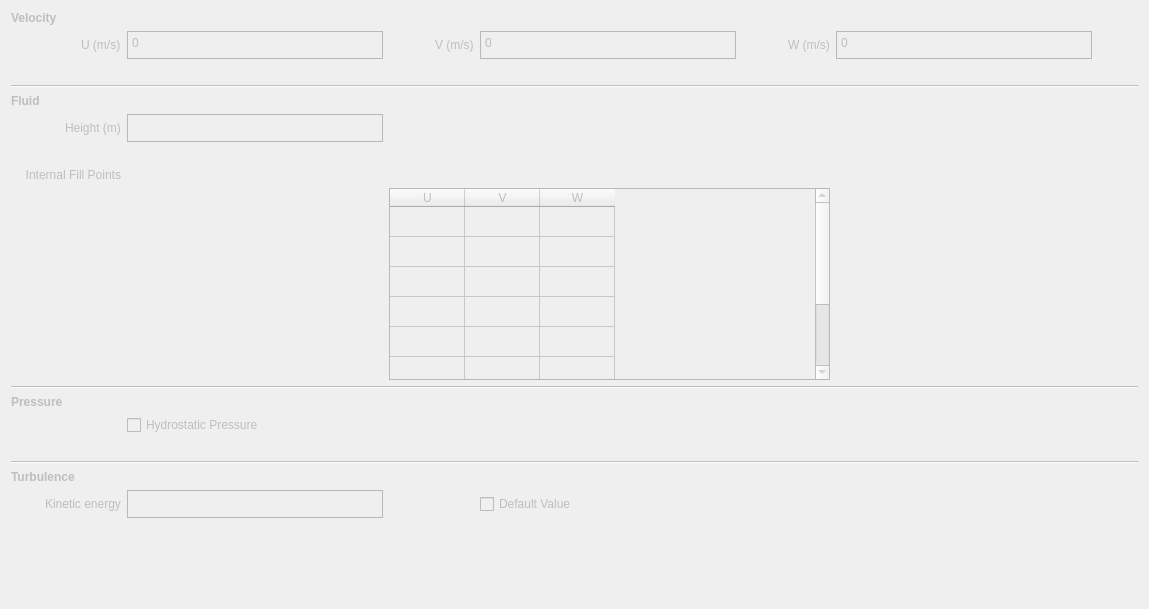
      <widget class="QWidget" name="InitialConditions">
       <property name="enabled">
        <bool>false</bool>
       </property>
       <attribute name="title">
        <string>Initial Conditions</string>
       </attribute>
       <layout class="QGridLayout" name="gridLayout_14">
        <item row="0" column="0">
         <layout class="QGridLayout" name="gridLayout_13">
          <item row="12" column="2">
           <spacer name="verticalSpacer_12">
            <property name="orientation">
             <enum>Qt::Vertical</enum>
            </property>
            <property name="sizeType">
             <enum>QSizePolicy::Fixed</enum>
            </property>
            <property name="sizeHint" stdset="0">
             <size>
              <width>20</width>
              <height>20</height>
             </size>
            </property>
           </spacer>
          </item>
          <item row="0" column="0">
           <widget class="QLabel" name="label_26">
            <property name="font">
             <font>
              <weight>75</weight>
              <bold>true</bold>
             </font>
            </property>
            <property name="text">
             <string>Velocity</string>
            </property>
           </widget>
          </item>
          <item row="1" column="0">
           <spacer name="horizontalSpacer_10">
            <property name="orientation">
             <enum>Qt::Horizontal</enum>
            </property>
            <property name="sizeType">
             <enum>QSizePolicy::Fixed</enum>
            </property>
            <property name="sizeHint" stdset="0">
             <size>
              <width>40</width>
              <height>20</height>
             </size>
            </property>
           </spacer>
          </item>
          <item row="13" column="0" colspan="10">
           <widget class="Line" name="line_5">
            <property name="orientation">
             <enum>Qt::Horizontal</enum>
            </property>
           </widget>
          </item>
          <item row="1" column="4" alignment="Qt::AlignRight">
           <widget class="QLabel" name="label_30">
            <property name="text">
             <string>V (m/s)</string>
            </property>
           </widget>
          </item>
          <item row="1" column="3">
           <spacer name="horizontalSpacer_12">
            <property name="orientation">
             <enum>Qt::Horizontal</enum>
            </property>
            <property name="sizeType">
             <enum>QSizePolicy::Fixed</enum>
            </property>
            <property name="sizeHint" stdset="0">
             <size>
              <width>40</width>
              <height>20</height>
             </size>
            </property>
           </spacer>
          </item>
          <item row="1" column="1" alignment="Qt::AlignRight">
           <widget class="QLabel" name="label_29">
            <property name="text">
             <string>U (m/s)</string>
            </property>
           </widget>
          </item>
          <item row="9" column="0" colspan="10">
           <widget class="Line" name="line_4">
            <property name="orientation">
             <enum>Qt::Horizontal</enum>
            </property>
           </widget>
          </item>
          <item row="6" column="2">
           <spacer name="verticalSpacer_11">
            <property name="orientation">
             <enum>Qt::Vertical</enum>
            </property>
            <property name="sizeType">
             <enum>QSizePolicy::Fixed</enum>
            </property>
            <property name="sizeHint" stdset="0">
             <size>
              <width>20</width>
              <height>20</height>
             </size>
            </property>
           </spacer>
          </item>
          <item row="1" column="2">
           <widget class="QPlainTextEdit" name="initialU">
            <property name="maximumSize">
             <size>
              <width>16777215</width>
              <height>28</height>
             </size>
            </property>
            <property name="plainText">
             <string>0</string>
            </property>
           </widget>
          </item>
          <item row="1" column="9">
           <spacer name="horizontalSpacer_11">
            <property name="orientation">
             <enum>Qt::Horizontal</enum>
            </property>
            <property name="sizeType">
             <enum>QSizePolicy::Fixed</enum>
            </property>
            <property name="sizeHint" stdset="0">
             <size>
              <width>40</width>
              <height>20</height>
             </size>
            </property>
           </spacer>
          </item>
          <item row="1" column="8">
           <widget class="QPlainTextEdit" name="initialW">
            <property name="maximumSize">
             <size>
              <width>16777215</width>
              <height>28</height>
             </size>
            </property>
            <property name="plainText">
             <string>0</string>
            </property>
           </widget>
          </item>
          <item row="10" column="0">
           <widget class="QLabel" name="label_28">
            <property name="font">
             <font>
              <weight>75</weight>
              <bold>true</bold>
             </font>
            </property>
            <property name="text">
             <string>Pressure</string>
            </property>
           </widget>
          </item>
          <item row="5" column="2">
           <widget class="QPlainTextEdit" name="height">
            <property name="maximumSize">
             <size>
              <width>16777215</width>
              <height>28</height>
             </size>
            </property>
           </widget>
          </item>
          <item row="2" column="1">
           <spacer name="verticalSpacer_10">
            <property name="orientation">
             <enum>Qt::Vertical</enum>
            </property>
            <property name="sizeType">
             <enum>QSizePolicy::Fixed</enum>
            </property>
            <property name="sizeHint" stdset="0">
             <size>
              <width>20</width>
              <height>20</height>
             </size>
            </property>
           </spacer>
          </item>
          <item row="5" column="0" colspan="2" alignment="Qt::AlignRight">
           <widget class="QLabel" name="label_32">
            <property name="text">
             <string>Height (m)</string>
            </property>
           </widget>
          </item>
          <item row="3" column="0" colspan="10">
           <widget class="Line" name="line_3">
            <property name="orientation">
             <enum>Qt::Horizontal</enum>
            </property>
           </widget>
          </item>
          <item row="4" column="0">
           <widget class="QLabel" name="label_27">
            <property name="font">
             <font>
              <weight>75</weight>
              <bold>true</bold>
             </font>
            </property>
            <property name="text">
             <string>Fluid</string>
            </property>
           </widget>
          </item>
          <item row="1" column="5">
           <widget class="QPlainTextEdit" name="initialV">
            <property name="maximumSize">
             <size>
              <width>16777215</width>
              <height>28</height>
             </size>
            </property>
            <property name="plainText">
             <string>0</string>
            </property>
           </widget>
          </item>
          <item row="1" column="7" alignment="Qt::AlignRight">
           <widget class="QLabel" name="label_31">
            <property name="text">
             <string>W (m/s)</string>
            </property>
           </widget>
          </item>
          <item row="1" column="6">
           <spacer name="horizontalSpacer_13">
            <property name="orientation">
             <enum>Qt::Horizontal</enum>
            </property>
            <property name="sizeType">
             <enum>QSizePolicy::Fixed</enum>
            </property>
            <property name="sizeHint" stdset="0">
             <size>
              <width>40</width>
              <height>20</height>
             </size>
            </property>
           </spacer>
          </item>
          <item row="11" column="2">
           <widget class="QCheckBox" name="hydrostatic">
            <property name="text">
             <string>Hydrostatic Pressure</string>
            </property>
           </widget>
          </item>
          <item row="17" column="5">
           <spacer name="verticalSpacer_9">
            <property name="orientation">
             <enum>Qt::Vertical</enum>
            </property>
            <property name="sizeHint" stdset="0">
             <size>
              <width>20</width>
              <height>40</height>
             </size>
            </property>
           </spacer>
          </item>
          <item row="14" column="0">
           <widget class="QLabel" name="label_33">
            <property name="font">
             <font>
              <weight>75</weight>
              <bold>true</bold>
             </font>
            </property>
            <property name="text">
             <string>Turbulence</string>
            </property>
           </widget>
          </item>
          <item row="16" column="5">
           <spacer name="verticalSpacer_13">
            <property name="orientation">
             <enum>Qt::Vertical</enum>
            </property>
            <property name="sizeHint" stdset="0">
             <size>
              <width>20</width>
              <height>40</height>
             </size>
            </property>
           </spacer>
          </item>
          <item row="15" column="0" colspan="2" alignment="Qt::AlignRight">
           <widget class="QLabel" name="label_34">
            <property name="text">
             <string>Kinetic energy</string>
            </property>
           </widget>
          </item>
          <item row="15" column="2">
           <widget class="QPlainTextEdit" name="initialk">
            <property name="maximumSize">
             <size>
              <width>16777215</width>
              <height>28</height>
             </size>
            </property>
           </widget>
          </item>
          <item row="15" column="5">
           <widget class="QCheckBox" name="initialkDefault">
            <property name="text">
             <string>Default Value</string>
            </property>
           </widget>
          </item>
          <item row="7" column="0" colspan="2">
           <widget class="QLabel" name="label_43">
            <property name="layoutDirection">
             <enum>Qt::LeftToRight</enum>
            </property>
            <property name="text">
             <string>Internal Fill Points</string>
            </property>
            <property name="alignment">
             <set>Qt::AlignRight|Qt::AlignTop|Qt::AlignTrailing</set>
            </property>
           </widget>
          </item>
          <item row="8" column="0">
           <spacer name="verticalSpacer_24">
            <property name="orientation">
             <enum>Qt::Vertical</enum>
            </property>
            <property name="sizeType">
             <enum>QSizePolicy::Fixed</enum>
            </property>
            <property name="sizeHint" stdset="0">
             <size>
              <width>20</width>
              <height>20</height>
             </size>
            </property>
           </spacer>
          </item>
          <item row="8" column="3" colspan="5">
           <widget class="QTableWidget" name="fillPoints">
            <property name="rowCount">
             <number>8</number>
            </property>
            <property name="columnCount">
             <number>3</number>
            </property>
            <attribute name="horizontalHeaderDefaultSectionSize">
             <number>75</number>
            </attribute>
            <attribute name="horizontalHeaderHighlightSections">
             <bool>false</bool>
            </attribute>
            <attribute name="horizontalHeaderMinimumSectionSize">
             <number>30</number>
            </attribute>
            <attribute name="verticalHeaderVisible">
             <bool>false</bool>
            </attribute>
            <attribute name="verticalHeaderHighlightSections">
             <bool>false</bool>
            </attribute>
            <row>
             <property name="text">
              <string/>
             </property>
            </row>
            <row/>
            <row/>
            <row/>
            <row/>
            <row/>
            <row/>
            <row/>
            <column>
             <property name="text">
              <string>U</string>
             </property>
            </column>
            <column>
             <property name="text">
              <string>V</string>
             </property>
            </column>
            <column>
             <property name="text">
              <string>W</string>
             </property>
            </column>
            <item row="0" column="0">
             <property name="flags">
              <set>ItemIsSelectable|ItemIsEditable|ItemIsEnabled</set>
             </property>
            </item>
           </widget>
          </item>
         </layout>
        </item>
       </layout>
      </widget>
